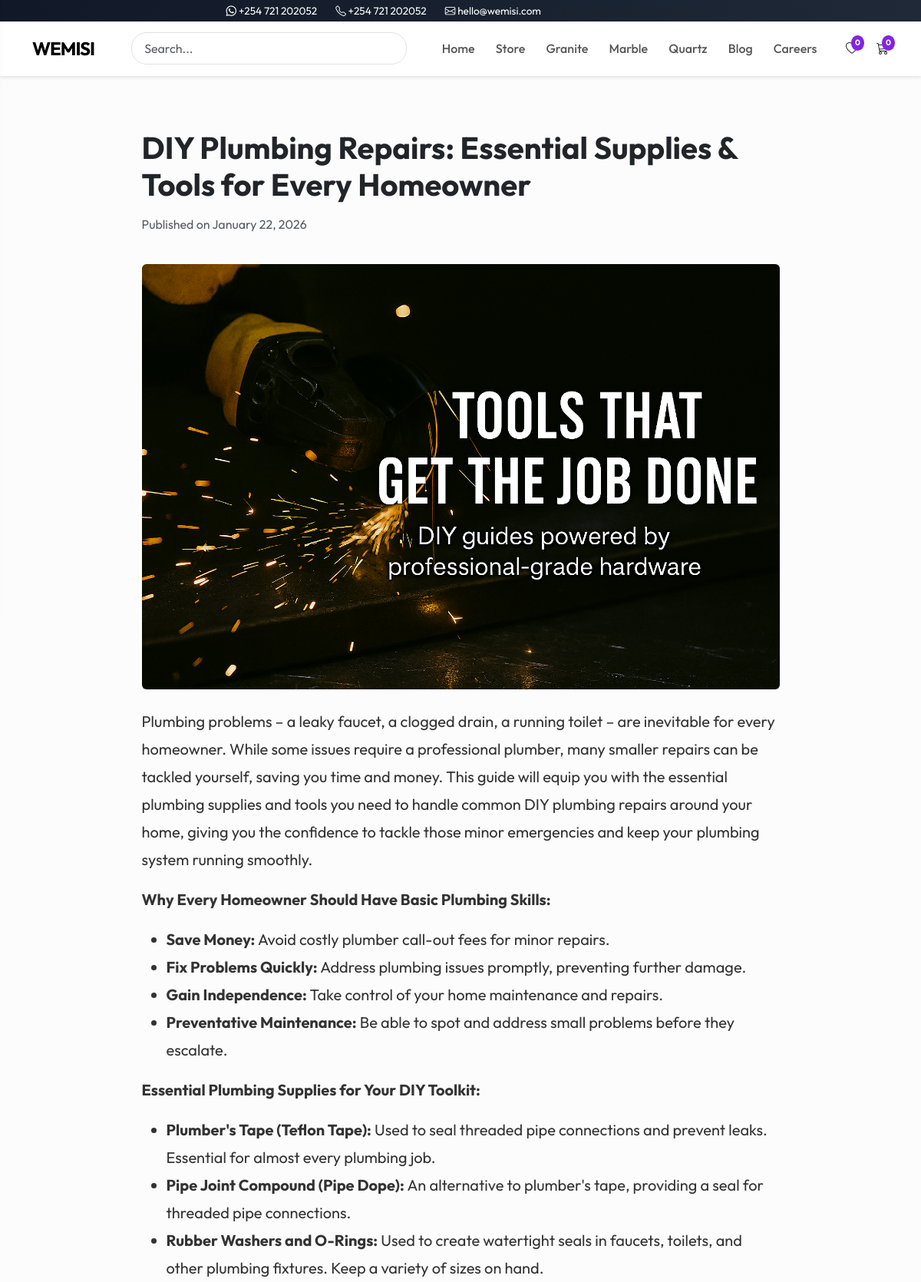
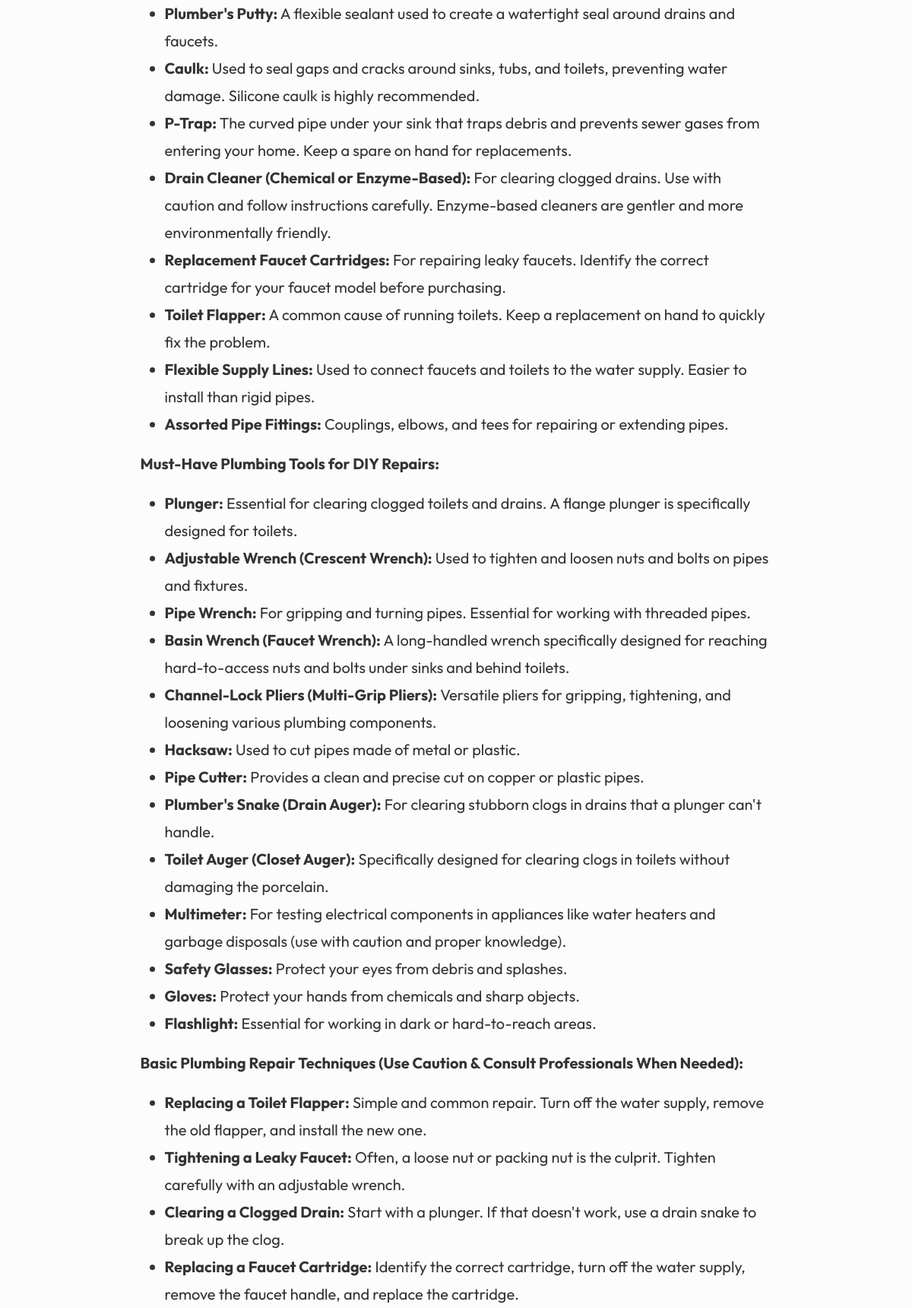
Page /blog/diy-plumbing-repairs-essential-supplies-tools-for-every-homeowner/ (upper part) on the committed database (2 pictures, top to bottom).
### store/models.py (models this page shows, shortened)
class Category(models.Model):
    name = models.CharField(max_length=200)
    slug = models.SlugField(unique=True)  # e.g. /granite/
    parent = models.ForeignKey(
        'self',
        null=True,
        blank=True,
        related_name='subcategories',
        on_delete=models.CASCADE,
        help_text="Leave blank for top-level categories. Select a parent to make this a subcategory."
    )
    order = models.PositiveIntegerField(
        default=0,
        help_text="Controls display order in the navigation menu (lower = first)."
    )
    class Meta:
        verbose_name_plural = "Categories"
        ordering = ['order', 'name']

class BlogPost(models.Model):
    title = models.CharField(max_length=200)
    slug = models.SlugField(unique=True, max_length=255, help_text="Auto-generated from title. Used for the URL.")
    content = CKEditor5Field('Content', config_name='extends', help_text="The main content of the blog post.")
    image = models.ImageField(upload_to='blog_images/', help_text="A feature image for the blog post.")
    published_date = models.DateTimeField(default=timezone.now)
    author = models.ForeignKey(User, on_delete=models.SET_NULL, null=True, blank=True)
    class Meta:
        ordering = ['-published_date'] # This will show the newest posts first

### store/views.py (the view)
# urls.py: path('blog/<slug:slug>/', views.blog_post_detail, name='blog_post_detail'), # The detail page for a single post
def blog_post_detail(request, slug):
    post = get_object_or_404(BlogPost, slug=slug)
    return render(request, 'store/blog_post_detail.html', {'post': post})

### mbele/templates/store/blog_post_detail.html (shortened to what this page needs)
{% extends 'store/base.html' %}
{% block content %}
<div class="container my-5">
    <div class="row justify-content-center">
        <div class="col-lg-9">
            <h1 class="fw-bold text-dark mb-3">{{ post.title }}</h1>
            <p class="text-muted">Published on {{ post.published_date|date:"F d, Y" }}</p>
            {% if post.image %}
                <img src="{{ post.image.url }}" class="img-fluid rounded my-4" alt="{{ post.title }}">
            {% endif %}
            <div class="fs-5" style="line-height: 1.8;">
                {{ post.content|safe }}
            </div>
        </div>
    </div>
</div>
{% endblock %}

### mbele/templates/store/base.html (shortened to what this page needs)
<!DOCTYPE html>
{% load static %}
<html lang="en">
<head>
    <link href="https://cdn.jsdelivr.net/npm/bootstrap@5.3.0/dist/css/bootstrap.min.css" rel="stylesheet">
    <link rel="stylesheet" href="https://cdn.jsdelivr.net/npm/bootstrap-icons@1.10.5/font/bootstrap-icons.css">
    <link rel="stylesheet" href="{% static 'css/custom.css' %}">
</head>
<body>
    <header class="header-container">
        <div class="contact-strip">
            <span class="contact-item"><i class="bi bi-whatsapp"></i> <a href="https://wa.me/254721202052">+254 721 202052</a></span>
            <span class="contact-item"><i class="bi bi-telephone"></i> <a href="tel:+254721202052">+254 721 202052</a></span>
            <span class="contact-item"><i class="bi bi-envelope"></i> <a href="mailto:hello@wemisi.com">hello@wemisi.com</a></span>
            <span class="contact-item d-none d-md-inline text-muted">Mon – Sat, 8:00am – 6:00pm</span>
        </div>
        <nav class="navbar navbar-expand-lg">
            <div class="container">
                <a class="navbar-brand" href="{% url 'home' %}">WEMISI</a>
                <div class="collapse navbar-collapse" id="navbarContent">
                    <form method="GET" action="{% url 'store' %}" class="search-form">
                        <input class="form-control" type="search" name="q" autocomplete="off"
                               placeholder="Search..." value="{{ request.GET.q }}">
                    </form>
                    <ul class="navbar-nav">
                        <li class="nav-item"><a class="nav-link" href="{% url 'home' %}">Home</a></li>
                        <li class="nav-item"><a class="nav-link" href="{% url 'store' %}">Store</a></li>
                        {% for cat in menu_categories %}
                        {% if cat.subcategories.all %}
                        <li class="nav-item cat-dropdown" id="cat-{{ cat.slug }}">
                            <a class="nav-link" href="{% url 'category_detail' cat.slug %}">
                                {{ cat.name }}
                                <i class="bi bi-chevron-down caret"></i>
                            </a>
                            <div class="cat-submenu">
                                <a href="{% url 'category_detail' cat.slug %}">All {{ cat.name }}</a>
                                {% for sub in cat.subcategories.all %}
                                <a href="{% url 'subcategory_detail' cat.slug sub.slug %}">{{ sub.name }}</a>
                                {% endfor %}
                            </div>
                        </li>
                        {% else %}
                        <li class="nav-item">
                            <a class="nav-link" href="{% url 'category_detail' cat.slug %}">{{ cat.name }}</a>
                        </li>
                        {% endif %}
                        {% endfor %}
                        <li class="nav-item"><a class="nav-link" href="{% url 'blog' %}">Blog</a></li>
                        <li class="nav-item"><a class="nav-link" href="{% url 'careers' %}">Careers</a></li>
                    </ul>
                    <div class="d-flex align-items-center desktop-nav-icons ms-auto">
                        <a href="{% url 'wishlist_detail' %}" class="text-dark position-relative nav-icon">
                            <i class="bi bi-heart"></i>
                            <span id="wishlist-badge" class="cart-badge">{{ wishlist_count|default:"0" }}</span>
                        </a>
                        <a href="{% url 'cart_detail' %}" class="text-dark position-relative nav-icon">
                            <i class="bi bi-cart3"></i>
                            <span id="cart-badge" class="cart-badge">{{ cart_count|default:"0" }}</span>
                        </a>
                    </div>
                </div>
            </div>
        </nav>
    </header>
    <main>
        {% block content %}{% endblock %}
    </main>
</body>
</html>

### static/css/custom.css (style rules this page uses)
body { font-family: 'Inter', sans-serif; background-color: #f8f9fa; padding-top: 120px; }
.header-container { position: fixed; top: 0; width: 100%; z-index: 1040; background-color: #fff; box-shadow: 0 2px 4px rgba(0,0,0,0.1); }
.contact-strip { padding: 0.25rem 1rem; text-align: center; color: white; background: linear-gradient(90deg, #111827, #1f2937); font-size: 0.85rem; display: flex; justify-content: center; align-items: center; flex-wrap: wrap; }
.contact-strip a { color: white; text-decoration: none; }
.contact-strip .contact-item { margin: 0 0.75rem; }
.navbar { padding: 1rem 0; transition: all 0.3s ease-in-out; }
.navbar-brand { font-weight: 800; font-size: 28px; letter-spacing: -0.5px; }
.search-form { display: flex; flex-grow: 1; margin: 0 2rem; max-width: 600px; }
.search-form .form-control { border-radius: 20px; padding: 0.5rem 1rem; }
.desktop-nav-icons .nav-icon { margin-left: 1.5rem; }

### mbele/templates/store/base.html (style rules this page uses)
:root { --primary-color: #000000; --accent-color: #8224e3; --glass-bg: rgba(255, 255, 255, 0.85); --glass-border: rgba(255, 255, 255, 0.3); --font-main: 'Outfit', sans-serif; }
body { font-family: var(--font-main); background-color: #fcfcfc; color: #333; }
.navbar { background: var(--glass-bg); backdrop-filter: blur(10px); -webkit-backdrop-filter: blur(10px); border-bottom: 1px solid var(--glass-border); padding: 0.75rem 0; position: sticky; top: 0; z-index: 1000; }
.navbar-brand { font-weight: 700; font-size: 1.5rem; letter-spacing: -1px; color: var(--primary-color) !important; }
.nav-link { font-weight: 500; color: #555 !important; transition: color 0.2s; padding: 0.5rem 0.85rem !important; }
.cart-badge { position: absolute; top: -5px; right: -8px; font-size: 0.65rem; background-color: var(--accent-color); color: white; border-radius: 50%; padding: 2px 5px; font-weight: 700; }

### rows in the picture
Category: name "Granite"
Category: name "Marble"
Category: name "Quartz"
BlogPost: title "DIY Plumbing Repairs: Essential Supplies & Tools for Every Homeowner", published_date "January 22, 2026", image (picture), content "Plumbing problems – a leaky faucet, a clogged drain, a running toilet – are inevitable for every homeowner. While some issues require a professional plumber, many smaller repairs can be tackled yourself, saving you time and money. This guide will equip you with the essential plumbing supplies and tools you need to handle common DIY plumbing repairs around your home, giving you the confidence to tackle those minor emergencies and keep your plumbing system running smoothly. Why Every Homeowner Should Have Basic Plumbing Skills: Save Money: Avoid costly plumber call-out fees for minor repairs. Fix Problems Quickly: Address plumbing issues promptly, preventing further damage. Gain Independence:…"

### other values in the picture
{{ wishlist_count|default:"0" }} "0"
{{ cart_count|default:"0" }} "0"
